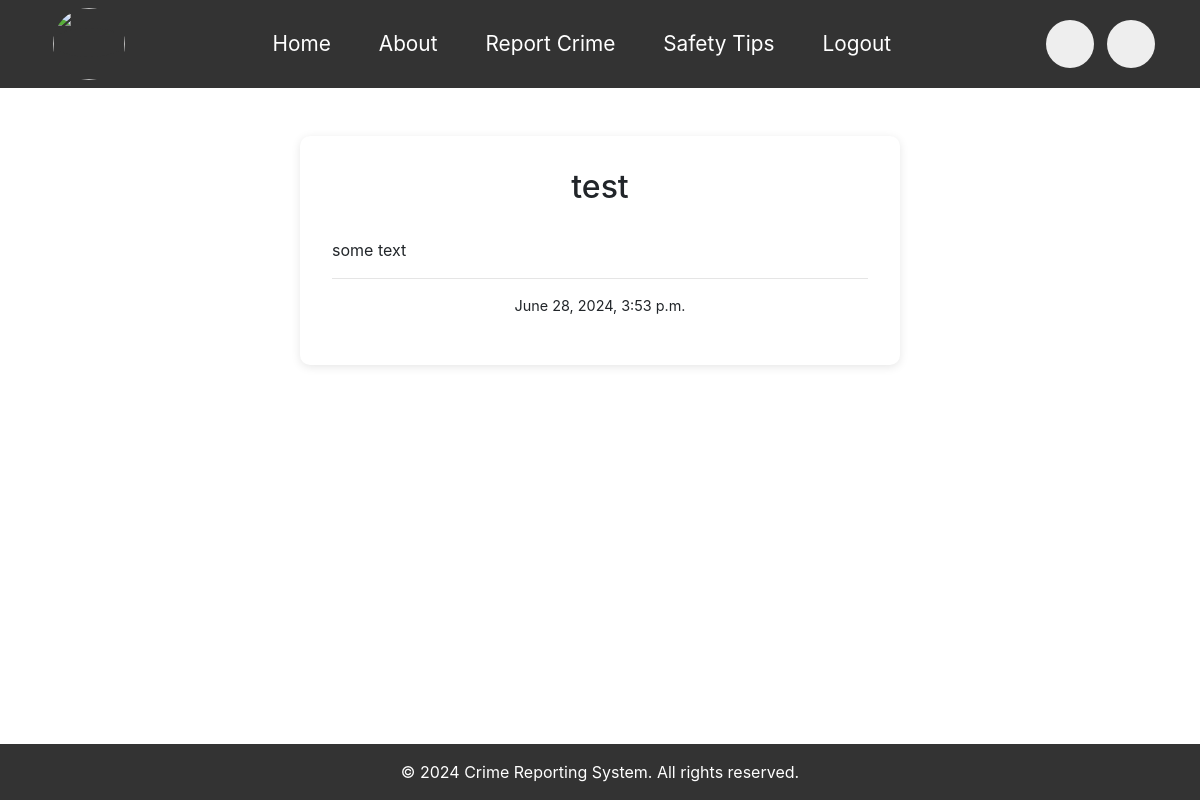
The page /notifications/4/ (signed in) on the database its author committed.
### apps/models.py (models this page shows)
class Notification(models.Model):
    user = models.ForeignKey(User, on_delete=models.CASCADE, null=True, blank=True)
    title = models.CharField(max_length=200)  # New field for the title
    content = models.TextField()
    read = models.BooleanField(default=False)
    timestamp = models.DateTimeField(auto_now_add=True)

### apps/views.py (the view)
# urls.py: path('notifications/<int:notification_id>/', views.notification_detail, name='notification_detail'),
@login_required
def notification_detail(request, notification_id):
    notification = get_object_or_404(Notification, id=notification_id)
    return render(request, 'notification_detail.html', {'notification': notification})

### templates/notification_detail.html
{% extends 'base_generic.html' %}
{% block content %}
    <br><br>
    <div class="container" id="report-form">
    <h2 style="text-align: center;">{{ notification.title }}</h2>
        <br>
          <p style="text-align: justify">{{ notification.content }}</p>
        <hr>
          <p style="text-align: center;font-size: 0.9rem">{{ notification.timestamp }}</p>
    </div>
{% endblock %}

### static/css/style.css (style rules this page uses)
body, html { margin: 0; padding: 0; font-family: Arial, sans-serif; box-sizing: border-box; }
.container { width: 80%; margin: 0 auto; }
#report-form { max-width: 600px; margin: 0 auto; background-color: #fff; padding: 2rem; border-radius: 10px; box-shadow: 0 2px 10px rgba(0, 0, 0, 0.1); }
.container { max-width: 1200px; margin: 0 auto; padding: 0 1rem; }
.container { max-width: 600px; margin: 0 auto; padding: 0 1rem; }

### rows shown on the page
Notification: title "test", content "some text", timestamp "June 28, 2024, 3:53 p.m."
